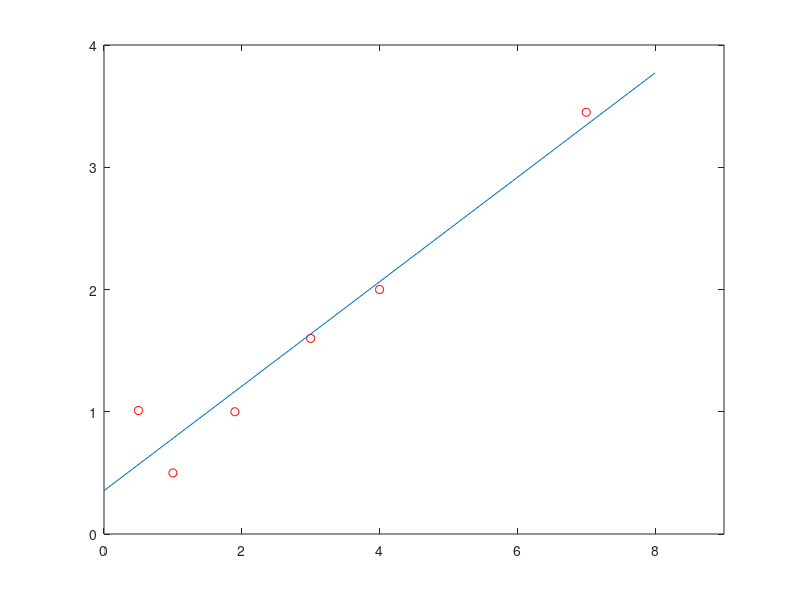

The MATLAB script that drew this image:
x = [1 1.9 .5 3.0 4.0 7.0]';
y = [0.5 1.0 1.01 1.6 2.0 3.45]';

plot(x,y,'or')
xlim([0,9])
ylim([0,4])

A=[x.^0 x];
b=y;

% solve normal equations:
a=(A'*A)\(A'*b)

% plot line:
L=@(x) a(1)+a(2)*x;
hold on
plot([0 8],[L(0), L(8)], '-')
hold off